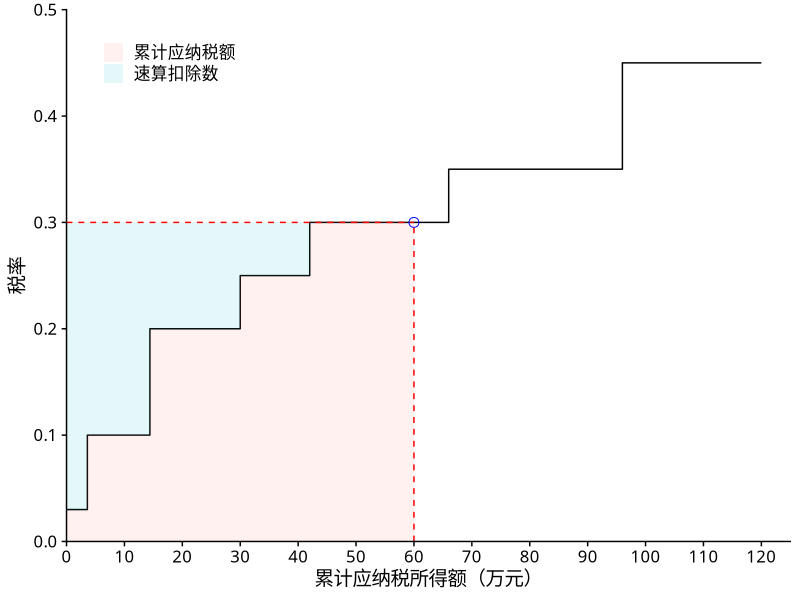
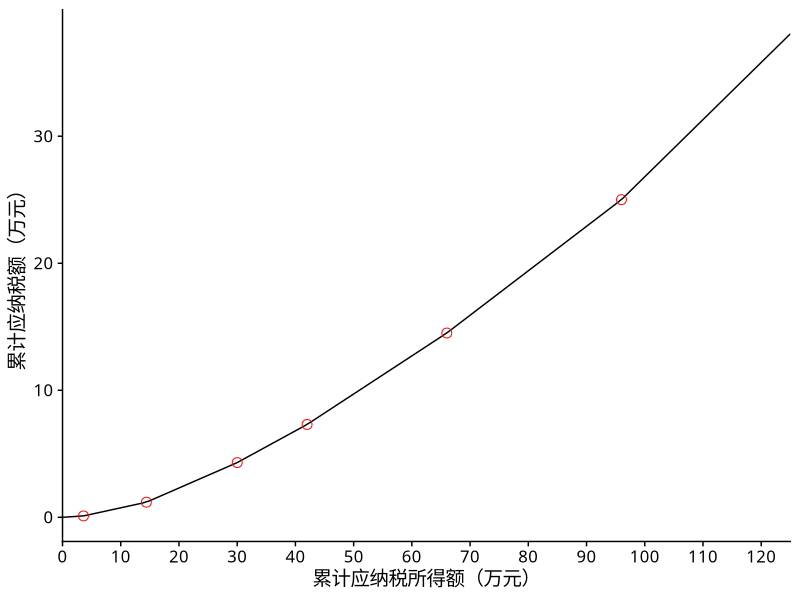

Write the R code that produced these figures, in order.
## ---- chunk 1
library(knitr)
opts_chunk$set(
  echo = FALSE,
  cache = FALSE,
  message = FALSE,
  warning = FALSE
)
## ---- chunk 2
library(tidyverse)
g <- c(0.03, 0.1, 0.2, 0.25, 0.3, 0.35, 0.45)
a <- c(3.6, 14.4, 30, 42, 66, 96)
al <- c(0, a)
au <- c(a, Inf)
d <- tibble(g = c(g, 0.45), a = c(0, a, 120))
d1 <- d %>% filter(g <= 0.3)
d2 <- bind_rows(old = d1,
                new = d1 %>% mutate(g = lag(g)),
                .id = "source") %>%
  arrange(a, source) %>%
  bind_rows(tibble(source = "new", a = 60, g = 0.3))

ggplot(d) + aes(a, g) + geom_step() +
  geom_ribbon(aes(ymin = 0, ymax = g, fill = "累计应纳税额"),
              data = d2,
              alpha = .1) +
  geom_ribbon(aes(ymin = g, ymax = .3, fill = "速算扣除数"),
              data = d2,
              alpha = .1) +
  geom_segment(
    aes(xend = 60, yend = 0.3),
    data = tibble(a = c(0, 60), g = c(.3, 0)),
    linetype = 2,
    color = "red"
  ) +
  geom_point(
    data = tibble(a = 60, g = 0.3),
    size = 3,
    shape = 1,
    color = "blue"
  ) +
  xlab("累计应纳税所得额（万元）") + ylab("税率") +
  scale_x_continuous(limits = c(0, 125),
                     expand = c(0, 0),
                     n.breaks = 12) +
  scale_y_continuous(limits = c(0, .5), expand = c(0, 0)) +
  cowplot::theme_cowplot(font_family = "Hei") +
  theme(legend.position = c(.05, .9)) +
  guides(fill = guide_legend(title = NULL))
## ---- chunk 3
# 速算扣除数
b <- cumsum((g - lag(g, default = 0)) * al)
tibble(`等级` = seq_along(b),
       `速算扣除数（元）` = b * 1e4) %>%
  kable()
## ---- chunk 4
fs <- function(x) {
  sum((g * x - b) * (x > al) * (x <= au))
}
fss <- function(x) {
  map(x, fs) %>% unlist()
}
ggplot(tibble(x = c(0, 120)), aes(x)) +
  geom_function(fun = fss) +
  geom_point(aes(y = y),
             data = tibble(x = a, y = fss(x)),
             size = 3,
             shape = 1,
             color = "red") +
  xlab("累计应纳税所得额（万元）") +
  ylab("累计应纳税额（万元）") +
  scale_x_continuous(limits = c(0, 125),
                     expand = c(0, 0),
                     n.breaks = 12) +
  cowplot::theme_cowplot(font_family = "Hei")
## ---- chunk 5
d <- tibble(t = 1:12,
            y = diff(c(0, fss(t * 2))) * 1e4)
d %>% set_names(c("月份", "应纳税额（元）")) %>% kable()
